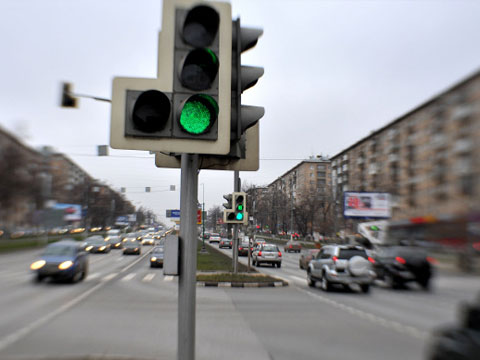
#> input picture semafor/s1.jpg, 480 x 360 px, given in place of mov.mp4, which was not available
$ python tst_branch_vision.py
#> lines starting #> are read from the running program, lines starting #| are printed output that depends on the picture; after the words box and inside, x2 and y2 are one past the last pixel; in counts of white or black regions, pixels touching at a corner belong together; pictures that were not available may be replaced by others from this repository, and a replacement may not be noted
#> further down, tst.img is the input picture: shape (360, 480, 3); mean B, G, R 146.9, 144.5, 144.2
#!/bin/python3

import cv2
import numpy as np

class RoadControl:
    img = np.array([])

    centre = ()
    vec1 = []
    vec2 = []

    window_size = [15, 15]

    img_road_area_height = 400

    def setup(self):
        self.centre = (int(self.img.shape[1] / 2), int(self.img_road_area_height / 2))
#> self.centre = (240, 200)

        self.vec1 = [-2, -1, 90]
        self.vec2 = [2, -1, 90]

        #TODO: normalize vectors

    def filterImg(self):
        img = self.img.copy()[-self.img_road_area_height:]
        gray_img = cv2.cvtColor(img, cv2.COLOR_BGR2GRAY)
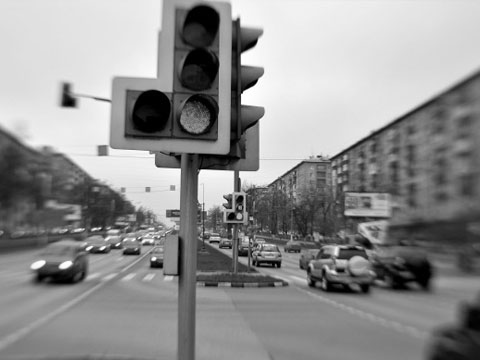
#> gray_img: shape (360, 480); min 0, max 255, mean 144.7
        #ret, filtered_img = cv2.threshold(gray_img, 210, 255, cv2.THRESH_BINARY)
        gaussian_blur_img = cv2.GaussianBlur(gray_img, (5, 3), 1)
        median_blur_img = cv2.medianBlur(gray_img, 5)
        treshold_img = cv2.threshold(median_blur_img, 210, 255, cv2.THRESH_BINARY)[1]
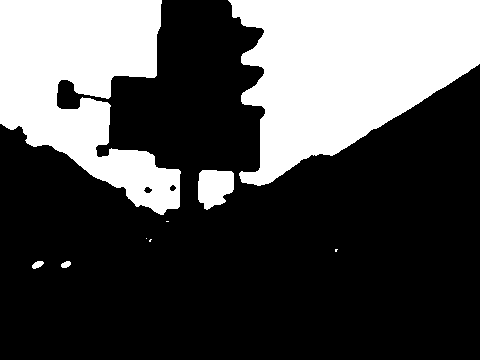
#> treshold_img: shape (360, 480); 31.2% white; 9 white regions (4 under 20 px), largest, box (x1, y1, x2, y2) and area: (228, 0, 480, 186) 29866, (0, 0, 181, 215) 22873, (198, 170, 234, 210) 1125, (32, 261, 44, 269) 64, (61, 261, 71, 268) 52

        lines_img = np.zeros(treshold_img.shape)

        lines = cv2.HoughLinesP(treshold_img, 1, np.pi / 180, 20, minLineLength = 5, maxLineGap = 190)
#> lines = 200 rows, first 6: [0, 76, 479, 43], [0, 96, 479, 20], [0, 26, 479, 1], [0, 121, 452, 81], [0, 67, 479, 17], [0, 45, 479, 12]

        if (type(lines) != type(None)):
            for coords in lines:
                cv2.line(lines_img, (coords[0][0], coords[0][1]), (coords[0][2], coords[0][3]), 255, thickness = 3)
                #for DBG purposes only!!!
                cv2.line(self.img,
                        (coords[0][0], coords[0][1] + self.img.shape[0] - self.img_road_area_height),
                        (coords[0][2], coords[0][3] + self.img.shape[0] - self.img_road_area_height),
                        (0, 255, 0), thickness = 3)
#> this loop made 200 passes
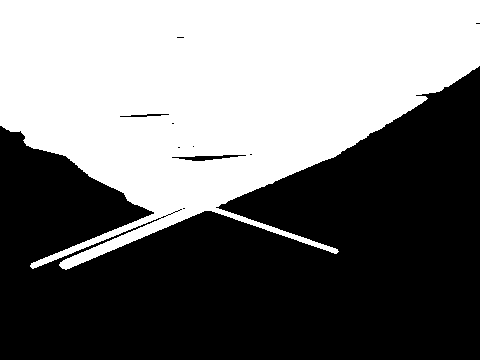
#> lines_img: shape (360, 480) float64; 46% white; 1 white region, box (x1, y1, x2, y2) and area: (0, 0, 480, 270) 79519
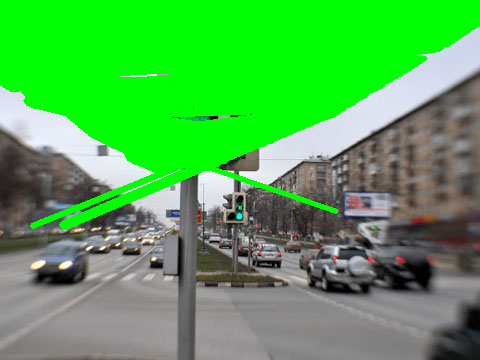
#> self.img: shape (360, 480, 3); mean B, G, R 81.6, 170.7, 83.2

        cv2.imshow("tresh", treshold_img)

        return lines_img

    def poke(self, visualize = False):
        filtered_img = self.filterImg()

        leftAlarm = False
        rightAlarm = False

        for i in range(0, self.vec1[2]):
            if (filtered_img[self.centre[1] + self.vec1[1] * i][self.centre[0] + self.vec1[0] * i]  == 255):
                leftAlarm = True

        cv2.line(self.img, (self.centre[0], self.img.shape[0] - self.centre[1]),
                (self.centre[0] + self.vec1[0] * self.vec1[2], self.img.shape[0] - self.centre[1] + self.vec1[1] * self.vec1[2]),
                (255, 0, 0), thickness = 3)

        #cv2.line(filtered_img, (self.centre[0], self.centre[1]),
        #        (self.centre[0] + self.vec1[0] * self.vec1[2], self.centre[1] + self.vec1[1] * self.vec1[2]),
        #        255, thickness = 3)

        for i in range(0, self.vec2[2]):
            if (filtered_img[self.centre[1] + self.vec2[1] * i][self.centre[0] + self.vec2[0] * i] == 255):
                rightAlarm = True

        cv2.line(self.img, (self.centre[0], self.img.shape[0] - self.centre[1]),
                (self.centre[0] + self.vec2[0] * self.vec2[2], self.img.shape[0] - self.centre[1] + self.vec2[1] * self.vec2[2]),
                (0, 0, 255), thickness = 3)
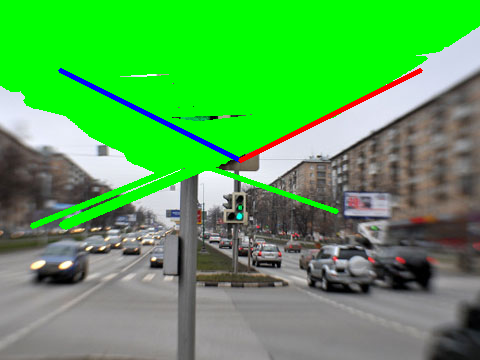
#> self.img: shape (360, 480, 3); mean B, G, R 82.3, 168, 83.9

        #cv2.line(filtered_img, (self.centre[0], self.centre[1]),
        #        (self.centre[0] + self.vec2[0] * self.vec2[2], self.centre[1] + self.vec2[1] * self.vec2[2]),
        #        255, thickness = 3)

        alarm = 0

        if (leftAlarm == True):
            alarm += 2

        if (rightAlarm == True):
            alarm += 1

        if (visualize):
            cv2.imshow('filtered_img', filtered_img)
            cv2.imshow('car_vision', self.img)

#            print(filtered_img.shape)

        return alarm

tst = RoadControl()

vidcap = cv2.VideoCapture('mov.mp4')

while (True):
    tst.img = vidcap.read()[1]

#    print(tst.centre)
#    print(tst.img.shape)

    tst.setup()

    print(tst.poke(visualize = True))

    if cv2.waitKey(1) & 0xFF == ord('q'):
#> (key q is pressed here)
        break

cv2.destroyAllWindows()

$ run again, on semafor/s2.jpg
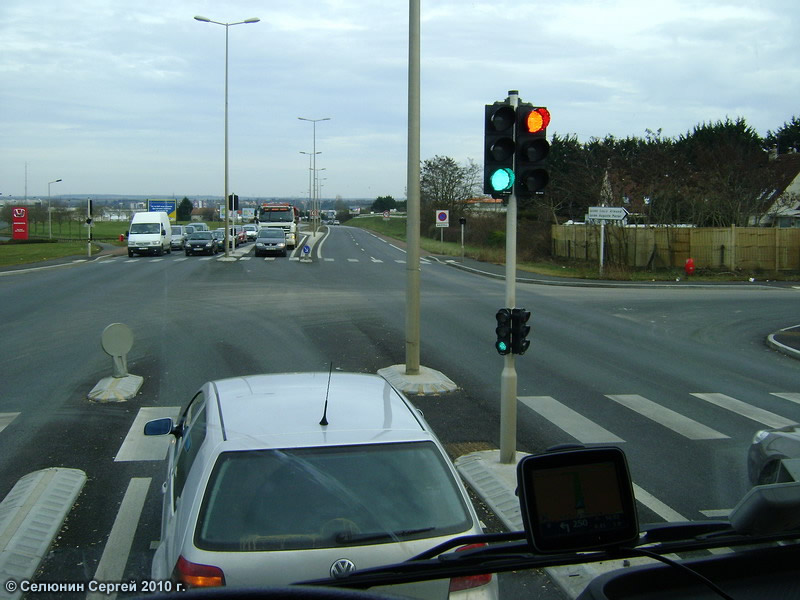
#> input picture semafor/s2.jpg, 800 x 600 px, given in place of mov.mp4, which was not available
#> tst.img is the input picture: shape (600, 800, 3); mean B, G, R 122.4, 121.9, 103.7
#> in filterImg, `treshold_img = cv2.threshold(median_blur_img, 210, 255, cv2.THRESH_BIN..`:
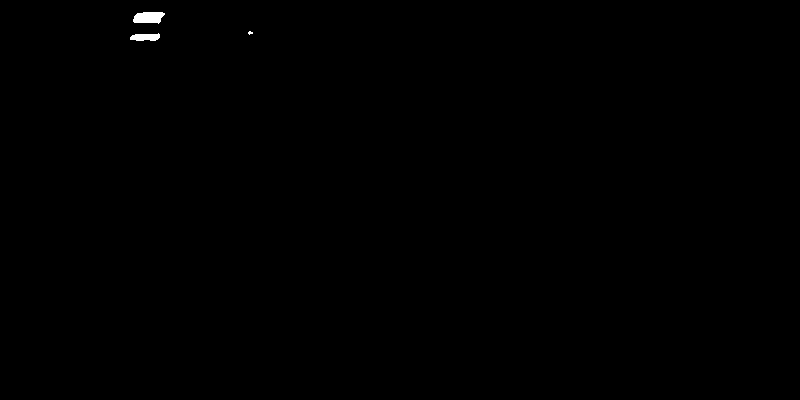
#> treshold_img: shape (400, 800); 0.16% white; 3 white regions (1 under 20 px), largest, box (x1, y1, x2, y2) and area: (133, 12, 165, 24) 301, (130, 33, 160, 41) 184
#> lines = 14 rows, first 6: [130, 38, 249, 34], [134, 21, 164, 14], [134, 22, 160, 20], [131, 36, 252, 32], [130, 39, 251, 33], [134, 18, 160, 21]
#> the loop in filterImg, `for coords in lines:` made 14 passes
#> in poke, `cv2.line(self.img, (self.centre[0], self.img.shape[0] - self.centre[1]..`:
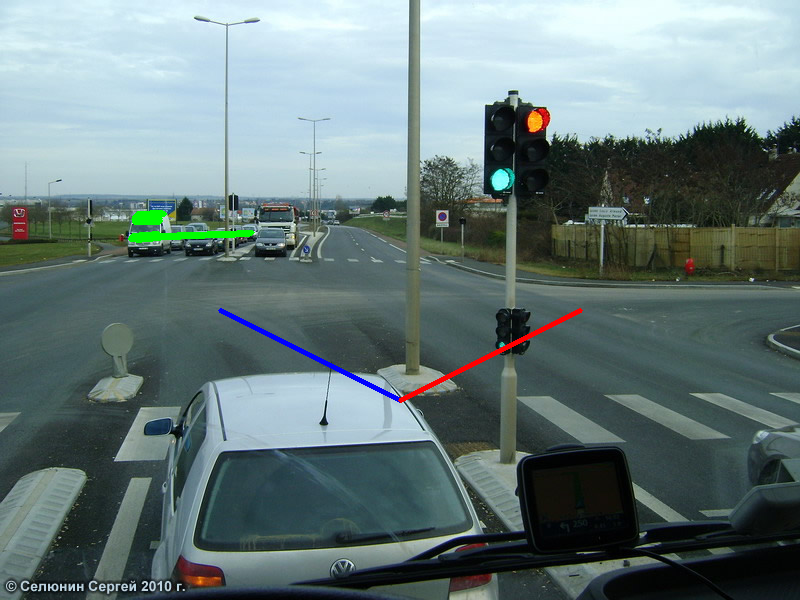
#> self.img: shape (600, 800, 3); mean B, G, R 122, 121.7, 103.4

$ run again, on semafor/s3.jpg
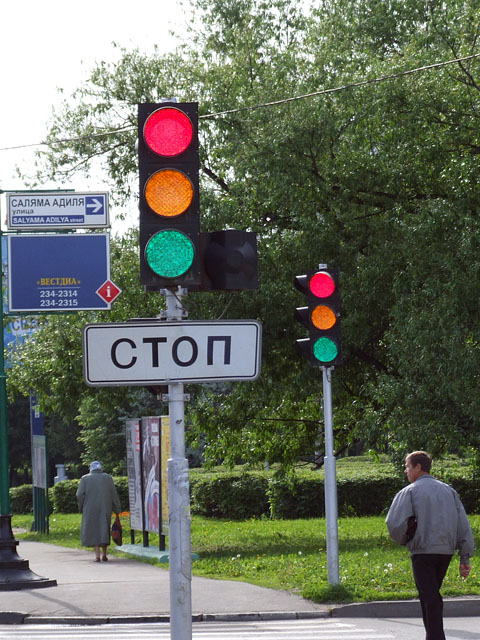
#> input picture semafor/s3.jpg, 480 x 640 px, given in place of mov.mp4, which was not available
#> tst.img is the input picture: shape (640, 480, 3); mean B, G, R 96.5, 110.1, 104.4
#> in filterImg, `treshold_img = cv2.threshold(median_blur_img, 210, 255, cv2.THRESH_BIN..`:
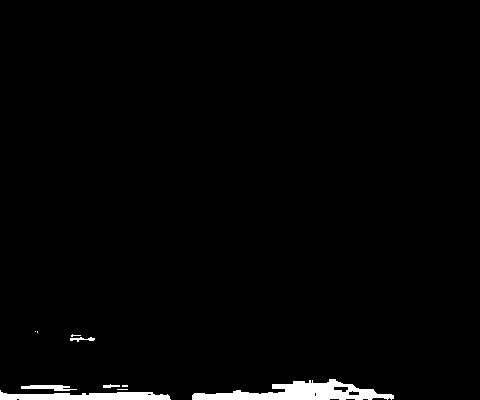
#> treshold_img: shape (400, 480); 1.9% white; 10 white regions (5 under 20 px), largest, box (x1, y1, x2, y2) and area: (192, 379, 394, 400) 2177, (0, 390, 171, 400) 1121, (21, 385, 77, 391) 212, (70, 337, 95, 342) 62, (103, 384, 120, 388) 43
#> lines = 26 rows, first 6: [0, 398, 375, 392], [0, 399, 391, 399], [0, 397, 353, 385], [0, 392, 366, 398], [30, 385, 374, 391], [272, 385, 352, 384]
#> the loop in filterImg, `for coords in lines:` made 26 passes
#> in poke, `cv2.line(self.img, (self.centre[0], self.img.shape[0] - self.centre[1]..`:
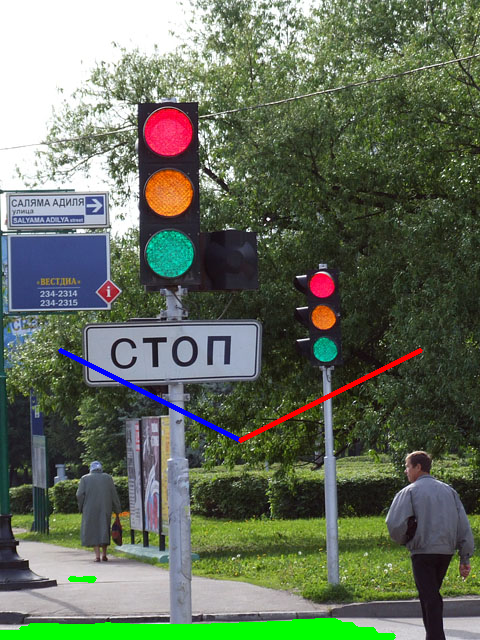
#> self.img: shape (640, 480, 3); mean B, G, R 92.4, 110.7, 100.3
